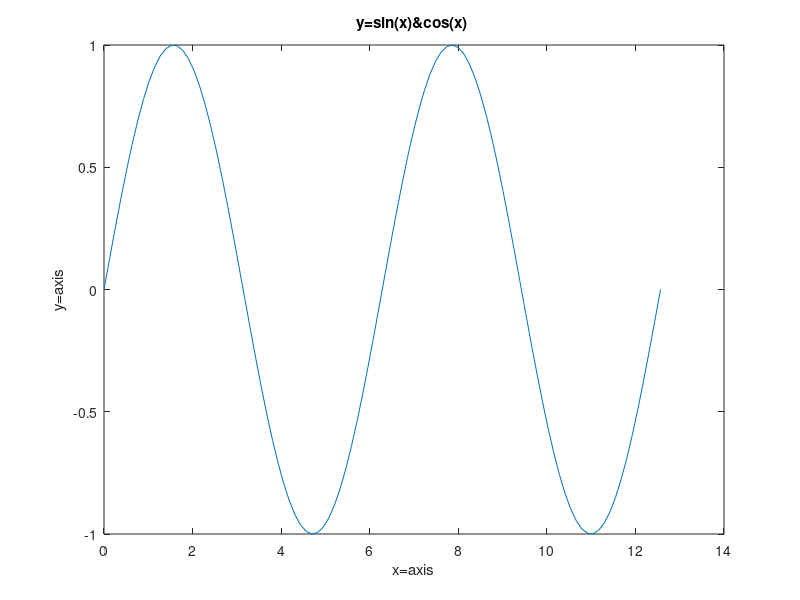

Recreate this plot in MATLAB. (Note: this script raises an error after producing the figure.)
%B41052050
%李祥聖

%ploty=sin(x)&cos(x);label&axis&grid
%100data point;
clear;
x=linspace(0,4*pi,100);
y=sin(x);
plot(x,y);
xlabel('x=axis');
ylabel('y=axis');
title('y=sin(x)&cos(x) ');
axis([0.4*pi -2 2]);
grid on;
text(1.5,1.2,'sin(x)');
text(4.2,1.2,'cos(x)');

